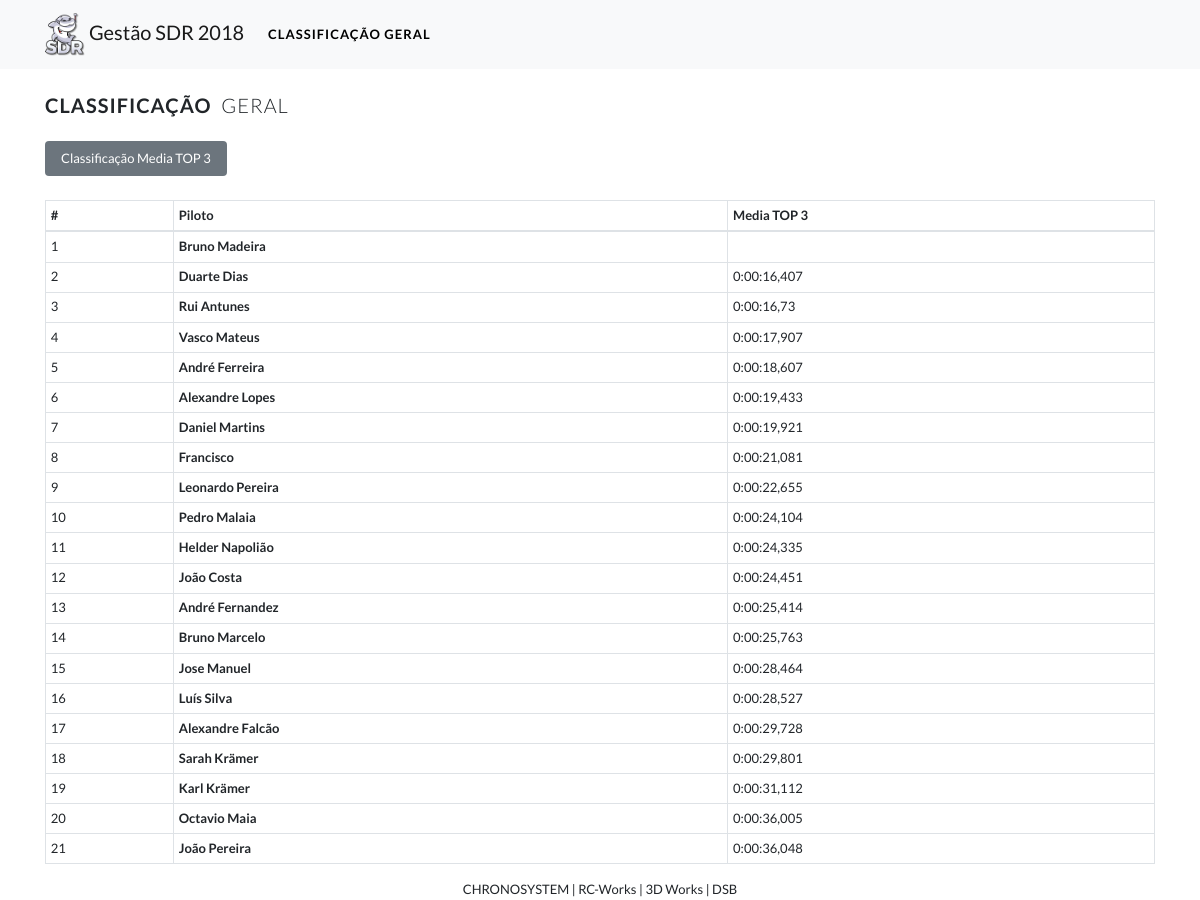
The page /streaming.php?q=avg on the database its author committed.
### tables this page shows
CREATE TABLE "LapsInfos" ( `Id` INTEGER NOT NULL PRIMARY KEY AUTOINCREMENT, `PilotId` INTEGER NOT NULL, `PilotName` REAL, `RaceEventId` INTEGER NOT NULL, `OrderNumber` INTEGER, `RankNumber` INTEGER, `Epc` TEXT, `Pc` TEXT, `IdCount` INTEGER, `Rssi` TEXT, `CarrFrequency` REAL, `Lap1` TEXT, `Lap2` TEXT, `Lap3` TEXT, `Lap4` TEXT, `Lap5` TEXT, `Lap6` TEXT, `AvgLapTime` TEXT, `BestLapTime` TEXT, `GroupId` INTEGER );

### config.php (called while the page is built, shortened)
<?php
   function seconds_from_time($time)
   {
      $time = str_replace(',','.',$time);
      $array = explode(':', $time);
      if(count($array) > 3)
         list($d, $h, $m, $s) = explode(':', $time);
      else
      {
         $d = 0;
         list($h, $m, $s) = explode(':', $time);
      }
      return ($d * 86400) + ($h * 3600) + ($m * 60) + $s;
   }
?>

### streaming.php (the view, shortened to what this page needs)
<?php
   include 'config.php';
   	$round = 'best';
   	if(isset($_GET['q'])){
   		$round = $_GET['q'];
   	}
?>
<!doctype html>
<html lang="en">
  <head>
    <link rel="stylesheet" href="https://stackpath.bootstrapcdn.com/bootstrap/4.1.3/css/bootstrap.min.css">
    <link rel="stylesheet" href="css/style.css"/>
  </head>
  <body>
  	<nav class="navbar navbar-expand-lg navbar-light bg-light">
  		<div class="container">
	  		<a class="navbar-brand mb-0 h1" href="index.php"><img src="images/logo.png" width="40" /> Gestão SDR 2018</a>
		  	<div class="collapse navbar-collapse" id="navbarNav">
		  		<ul class="navbar-nav">
			      	<li class="nav-item active">
			        	<a class="nav-link" href="ranking.php">CLASSIFICAÇÃO GERAL</a>
			      	</li>
		  		</ul>
		  	</div>
	  	</div>
	</nav>
    <div class="container mt-4">
    	<h5 class="mb-4 title"><strong>Classificação</strong> Geral</h5>
    	<div class="navigations sticky-top">
    		<ul class="nav nav-pills mb-4">
				<li class="nav-item">
					<a class="nav-link <?= ($round=='avg') ? 'active' : '' ?>" href="?q=avg">
						Classificação Media TOP 3
					</a>
				</li>
    		</ul>
    	</div>
    	<?php
    		if($round == 'best')
    		{
		?>
		<?php
    		} else if($round == 'avg'){
    	?>
    		<?php
		    	$db = new MyDB();
		    	$result = $db->query("SELECT l.* from LapsInfos l join RaceEvents re on re.Id = l.RaceEventId where re.Name in ('Q1','Q2','Q3','Q4')");
		    	$avgSource = array();
		    	while($row = $result->fetchArray(SQLITE3_ASSOC) ){
		    		$row["AvgLapTimeSeconds"] = seconds_from_time($row["AvgLapTime"]);
					$existingLap = ArrayUtils::objArraySearch($avgSource,'Epc',$row["Epc"]);
					if($existingLap == null){
						$avgSource[] = $row;
					} else {
						if($existingLap["AvgLapTime"].time() > $row["AvgLapTime"].time())
							$avgSource[array_search($existingLap, $avgSource)] = $row;
					}
			   	}
			   	usort($avgSource, "do_sorting");
			?>
    		<table class="table table-bordered table-sm table-hover">
				<thead>
					<tr>
						<th scope="col">#</th>
						<th scope="col">Piloto</th>
						<th scope="col">Media TOP 3</th>
					</tr>
				</thead>
				<tbody>
					<?php
						$k=1;
				    	foreach($avgSource as $avg) {
					?>
						<tr>
							<td><?= $k ?></td>
							<td><strong><?= $avg["PilotName"] ?></strong></td>
							<td><?= $avg["AvgLapTime"] ?></td>
						</tr>
					<?php
						$k++;
					   }
				    ?>
				</tbody>
			</table>
    	<?php
    		}
    	?>
	</div>
   <center>CHRONOSYSTEM | RC-Works | 3D Works | DSB</center>
  </body>
</html>

### css/style.css (style rules this page uses)
body { font-family: 'Lato', sans-serif; font-size: 13px; }
.navbar-light .navbar-nav .nav-link { letter-spacing: 1px; }
.navbar-light .navbar-nav .active>.nav-link { color: rgba(0,0,0,1); font-weight: 700; }
.title { font-weight: 300; letter-spacing: 1px; text-transform: uppercase; }
.title > strong { font-weight: 700; margin-right: 5px; }
.nav-pills .nav-link.active { background-color: #6c757d; border-color: #6c757d; }
.navigations { background: #fff; }

### rows shown on the page
lapsinfos: PilotName "Bruno Madeira"
lapsinfos: PilotName "Duarte Dias", AvgLapTime "0:00:16,407"
lapsinfos: PilotName "Rui Antunes", AvgLapTime "0:00:16,73"
lapsinfos: PilotName "Vasco Mateus", AvgLapTime "0:00:17,907"
lapsinfos: PilotName "André Ferreira", AvgLapTime "0:00:18,607"
lapsinfos: PilotName "Alexandre Lopes", AvgLapTime "0:00:19,433"
lapsinfos: PilotName "Daniel Martins", AvgLapTime "0:00:19,921"
lapsinfos: PilotName "Francisco", AvgLapTime "0:00:21,081"
lapsinfos: PilotName "Leonardo Pereira", AvgLapTime "0:00:22,655"
lapsinfos: PilotName "Pedro Malaia", AvgLapTime "0:00:24,104"
lapsinfos: PilotName "Helder Napolião", AvgLapTime "0:00:24,335"
lapsinfos: PilotName "João Costa", AvgLapTime "0:00:24,451"
lapsinfos: PilotName "André Fernandez", AvgLapTime "0:00:25,414"
lapsinfos: PilotName "Bruno Marcelo", AvgLapTime "0:00:25,763"
lapsinfos: PilotName "Jose Manuel", AvgLapTime "0:00:28,464"
lapsinfos: PilotName "Luís Silva", AvgLapTime "0:00:28,527"
lapsinfos: PilotName "Alexandre Falcão", AvgLapTime "0:00:29,728"
lapsinfos: PilotName "Sarah Krämer", AvgLapTime "0:00:29,801"
lapsinfos: PilotName "Karl Krämer", AvgLapTime "0:00:31,112"
lapsinfos: PilotName "Octavio Maia", AvgLapTime "0:00:36,005"
lapsinfos: PilotName "João Pereira", AvgLapTime "0:00:36,048"
